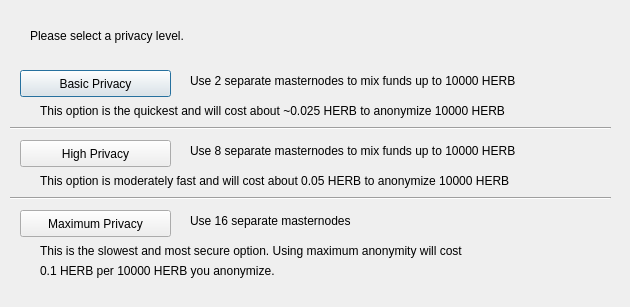
<?xml version="1.0" encoding="UTF-8"?>
<ui version="4.0">
 <class>DarksendConfig</class>
 <widget class="QDialog" name="DarksendConfig">
  <property name="geometry">
   <rect>
    <x>0</x>
    <y>0</y>
    <width>630</width>
    <height>307</height>
   </rect>
  </property>
  <property name="windowTitle">
   <string>Configure Darksend</string>
  </property>
  <widget class="QPushButton" name="buttonBasic">
   <property name="geometry">
    <rect>
     <x>20</x>
     <y>70</y>
     <width>151</width>
     <height>27</height>
    </rect>
   </property>
   <property name="text">
    <string>Basic Privacy</string>
   </property>
  </widget>
  <widget class="QPushButton" name="buttonHigh">
   <property name="geometry">
    <rect>
     <x>20</x>
     <y>140</y>
     <width>151</width>
     <height>27</height>
    </rect>
   </property>
   <property name="text">
    <string>High Privacy</string>
   </property>
  </widget>
  <widget class="QPushButton" name="buttonMax">
   <property name="geometry">
    <rect>
     <x>20</x>
     <y>210</y>
     <width>151</width>
     <height>27</height>
    </rect>
   </property>
   <property name="text">
    <string>Maximum Privacy</string>
   </property>
  </widget>
  <widget class="QLabel" name="label">
   <property name="geometry">
    <rect>
     <x>30</x>
     <y>20</y>
     <width>571</width>
     <height>31</height>
    </rect>
   </property>
   <property name="text">
    <string>Please select a privacy level.</string>
   </property>
  </widget>
  <widget class="QLabel" name="label_2">
   <property name="geometry">
    <rect>
     <x>190</x>
     <y>70</y>
     <width>421</width>
     <height>21</height>
    </rect>
   </property>
   <property name="text">
    <string>Use 2 separate masternodes to mix funds up to 10000 HERB</string>
   </property>
  </widget>
  <widget class="QLabel" name="label_3">
   <property name="geometry">
    <rect>
     <x>190</x>
     <y>140</y>
     <width>411</width>
     <height>21</height>
    </rect>
   </property>
   <property name="text">
    <string>Use 8 separate masternodes to mix funds up to 10000 HERB</string>
   </property>
  </widget>
  <widget class="QLabel" name="label_4">
   <property name="geometry">
    <rect>
     <x>190</x>
     <y>210</y>
     <width>421</width>
     <height>21</height>
    </rect>
   </property>
   <property name="text">
    <string>Use 16 separate masternodes</string>
   </property>
  </widget>
  <widget class="QLabel" name="label_6">
   <property name="geometry">
    <rect>
     <x>40</x>
     <y>100</y>
     <width>561</width>
     <height>21</height>
    </rect>
   </property>
   <property name="text">
    <string>This option is the quickest and will cost about ~0.025 HERB to anonymize 10000 HERB</string>
   </property>
  </widget>
  <widget class="QLabel" name="label_7">
   <property name="geometry">
    <rect>
     <x>40</x>
     <y>170</y>
     <width>561</width>
     <height>21</height>
    </rect>
   </property>
   <property name="text">
    <string>This option is moderately fast and will cost about 0.05 HERB to anonymize 10000 HERB</string>
   </property>
  </widget>
  <widget class="QLabel" name="label_8">
   <property name="geometry">
    <rect>
     <x>40</x>
     <y>240</y>
     <width>561</width>
     <height>21</height>
    </rect>
   </property>
   <property name="text">
    <string>This is the slowest and most secure option. Using maximum anonymity will cost</string>
   </property>
  </widget>
  <widget class="QLabel" name="label_9">
   <property name="geometry">
    <rect>
     <x>40</x>
     <y>260</y>
     <width>561</width>
     <height>21</height>
    </rect>
   </property>
   <property name="text">
    <string>0.1 HERB per 10000 HERB you anonymize.</string>
   </property>
  </widget>
  <widget class="Line" name="line">
   <property name="geometry">
    <rect>
     <x>10</x>
     <y>120</y>
     <width>601</width>
     <height>16</height>
    </rect>
   </property>
   <property name="orientation">
    <enum>Qt::Horizontal</enum>
   </property>
  </widget>
  <widget class="Line" name="line_2">
   <property name="geometry">
    <rect>
     <x>10</x>
     <y>190</y>
     <width>601</width>
     <height>16</height>
    </rect>
   </property>
   <property name="orientation">
    <enum>Qt::Horizontal</enum>
   </property>
  </widget>
 </widget>
 <resources/>
 <connections/>
</ui>
